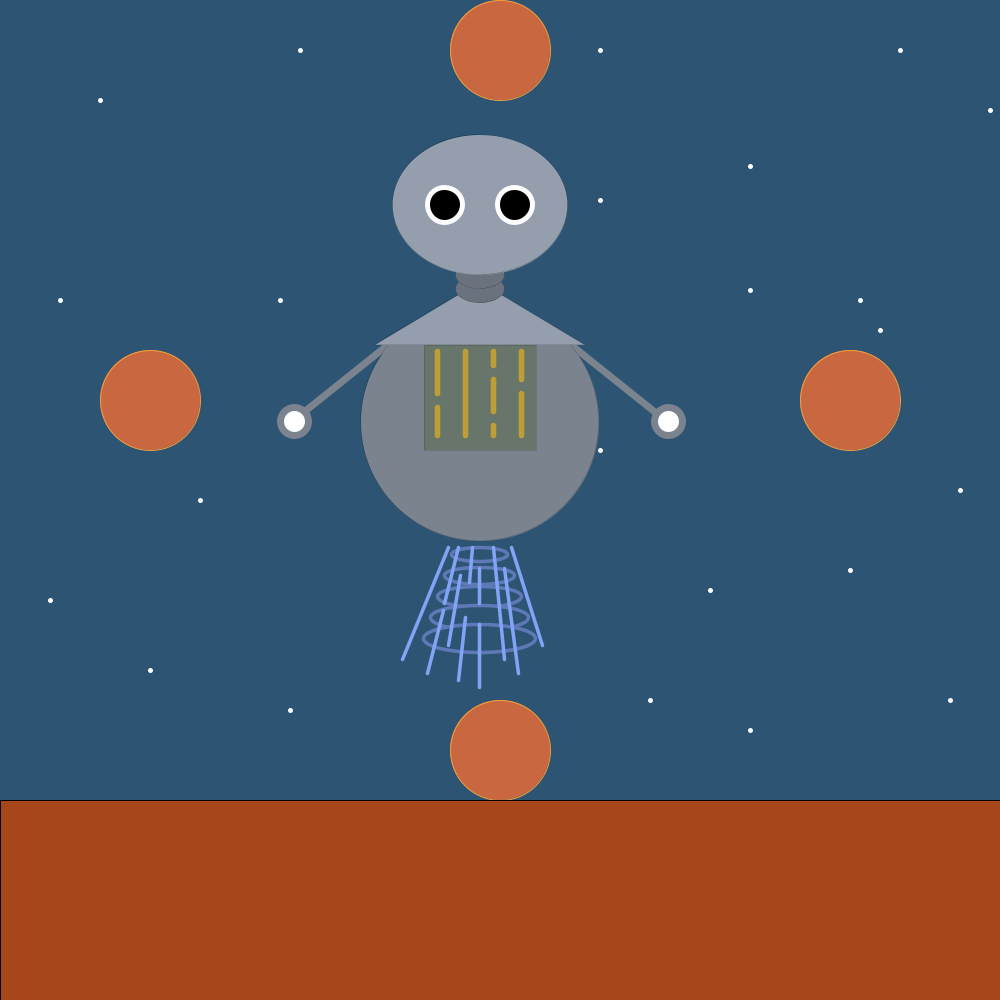
Frame 1 (no input)
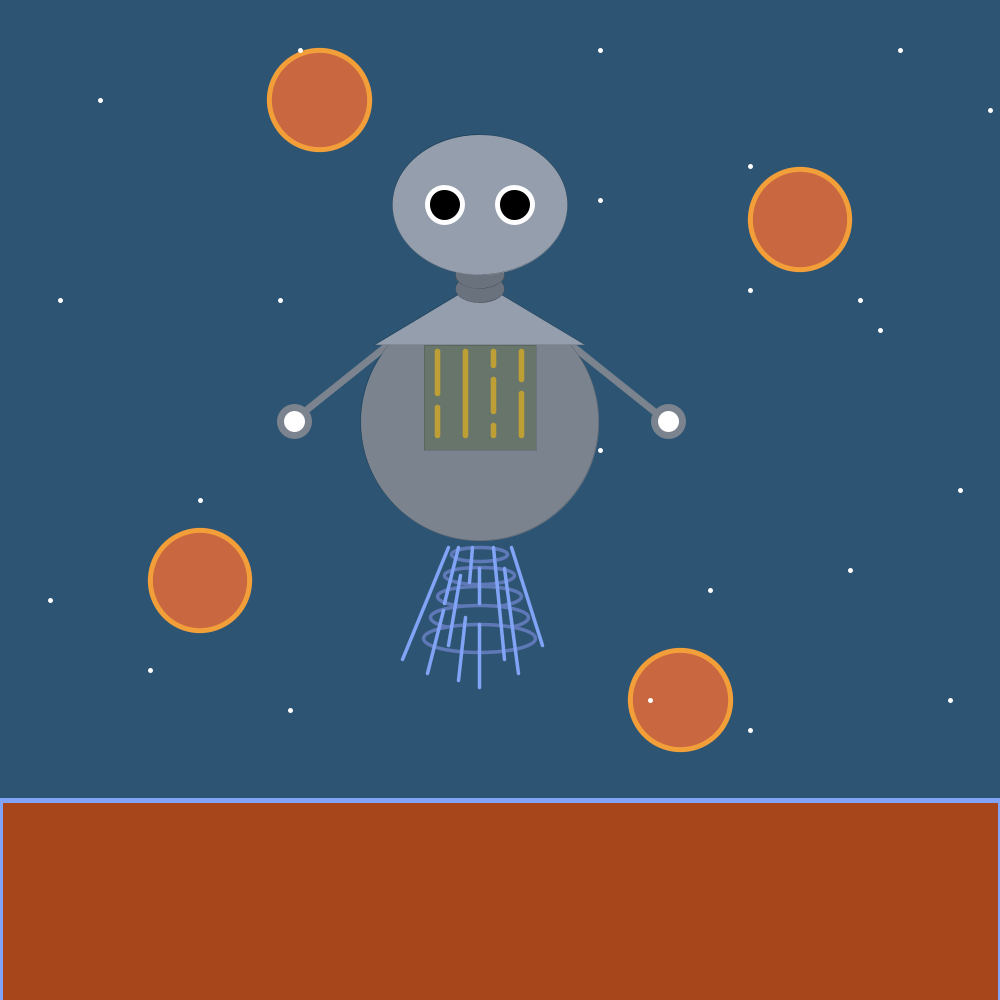
Frame 60 (the mouse pressed at the canvas centre just before this capture)
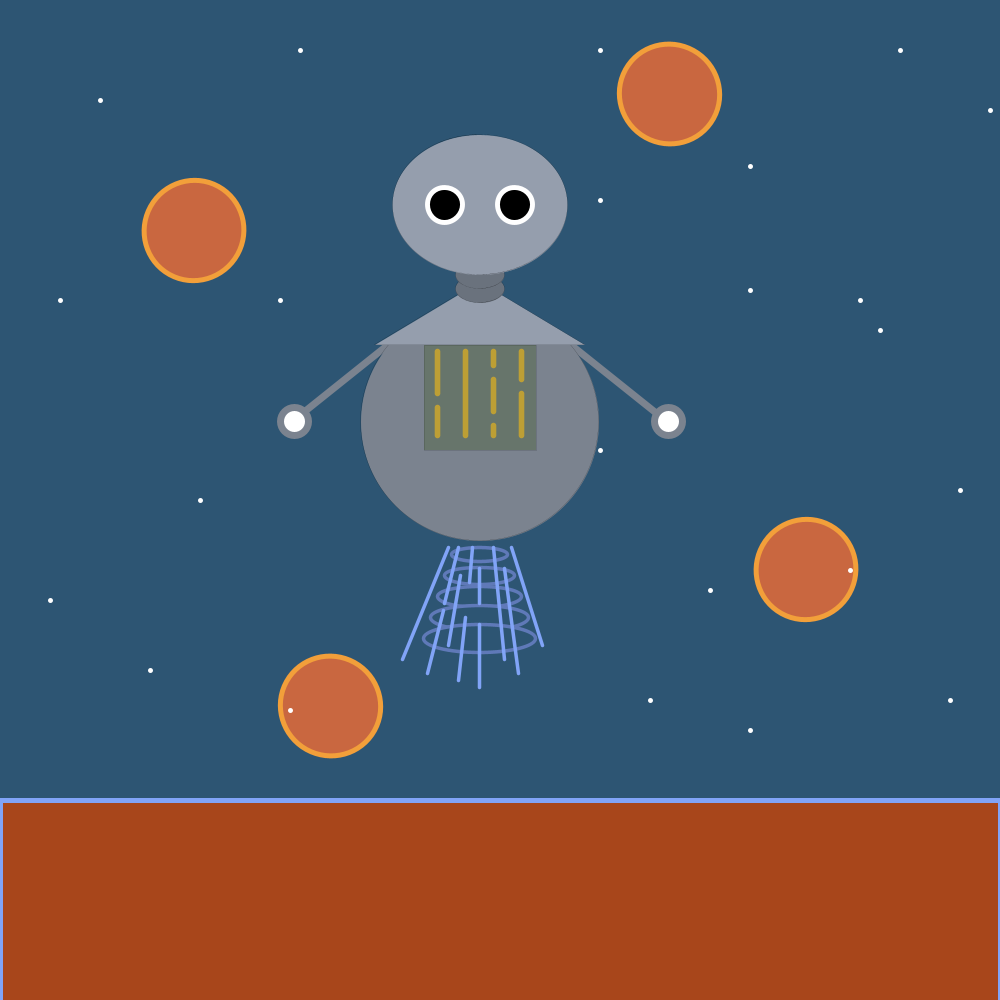
Frame 120 (the mouse held since frame 60 and released just before this capture)

The Processing sketch that drew these frames (run headless with seeded random() and noise(); from frame 60 on, the mouse is pressed at the canvas centre):

// Processing sketch: creature_animation
// ── creature_animation.pde
int r=0;

void setup(){
  size(1000,1000);
}

void draw(){
  background(#2d5573);
  push();
 translate(500, 400);
  rotate(radians(r));
  r=r+1;
  stroke(#f29f3a);
  fill(#c96740);
  circle(350,0,100);
  circle(-350,0,100);
  circle(0,350,100);
  circle(0,-350,100);
  pop();
  //drawing and coloring the red surface of mars
fill(#a8461b);
rect(0,800,1000,1000);
stroke(255,255,255);
strokeWeight(5);

//drawing the stars in the martian sky
point(100,100);
point(750,166);
point(200,500);
point(50,600);
point(600,50);
point(750,290);
point(600,450);
point(280,300);
point(600,200);
point(60,300);
point(300,50);
point(650,700);
point(150,670);
point(750,730);
point(710,590);
point(290,710);

point(860,300);
point(900,50);
point(950,700);
point(850,570);
point(880,330);
point(960,490);
point(990,110);

//Drawing the robot's 2 arms and hands
translate(200,100);
scale(0.7);
fill(255,255,255);
stroke(#7b838f);
strokeWeight(10);
line(270,350,120,470);
circle(135,460,40);
line(530,350, 680,470);
circle(670,460,40);

/* Drawing the body with a triangle, ellipse and rectangle, 
with the yellow lines showing the electronic display*/
stroke(0,0,0);
strokeWeight(0);
fill(#7b838f);
circle(400, 460, 340);
fill(#959ead);
triangle(400, 260, 550, 350, 250, 350);
fill(#67756b);
rect(320, 350, 160, 150);
stroke(#bd9f35);
strokeWeight(8);
line(340, 360, 340, 420);
line(340, 440, 340, 480);
line(380, 360, 380, 480);
line(420, 360, 420, 380);
line(420, 400, 420, 445);
line(420, 465, 420, 480);
line(460, 360, 460, 400);
line(460, 420, 460, 480);

//Drawing the head and neck using ellipses
fill(#6a727d);
stroke(0,0,0);
strokeWeight(0);
ellipse(400, 270, 70, 40);
ellipse(400, 250, 70, 40);
fill(#959ead);
ellipse(400, 150, 250, 200);

//Robot's eye color, shape and size
fill(0, 0, 0);
strokeWeight(7);
stroke(255, 255, 255); 
circle(350, 150, 50);
circle(450, 150, 50);

/*Drawing the hover mechanism using lines and ellipses
located underneath the robot*/
stroke(#5f79b8);
strokeWeight(5);
fill(#2d5573);
ellipse(400, 650, 80, 20);
ellipse(400, 680, 100, 25);
ellipse(400, 710, 120, 30);
ellipse(400, 740, 140, 35);
ellipse(400, 770, 160, 40);
stroke(#81a4f7);
line(370,640,350,720);
line(348, 730, 325, 820);
line(355, 640, 290, 800);
line(390,640,385,690);
line(380,740, 370, 830);
line(400,670,400,720);
line(400,750,400,840);
line(372,680, 355, 780);
line(420,640,435,800);
line(435,670,455,820);
line(445,640,490,780);


}
